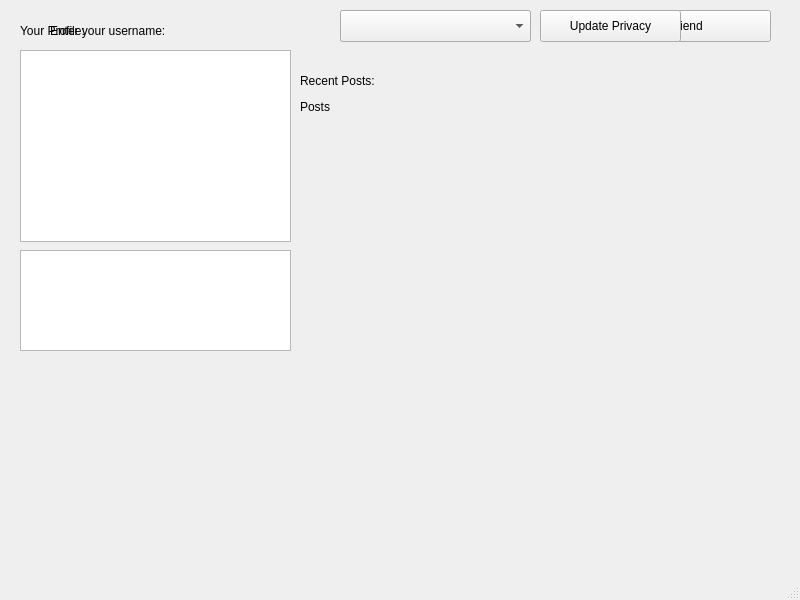
<?xml version="1.0" encoding="UTF-8"?>
<ui version="4.0">
 <class>MainWindow</class>
 <widget class="QMainWindow" name="MainWindow">
  <property name="geometry">
   <rect>
    <x>0</x>
    <y>0</y>
    <width>800</width>
    <height>600</height>
   </rect>
  </property>
  <property name="windowTitle">
   <string>MainWindow</string>
  </property>
  <widget class="QWidget" name="centralwidget">
   <widget class="QLabel" name="loginLabel">
    <property name="geometry">
     <rect>
      <x>50</x>
      <y>20</y>
      <width>271</width>
      <height>21</height>
     </rect>
    </property>
    <property name="text">
     <string>Enter your username:</string>
    </property>
   </widget>
   <widget class="QLineEdit" name="loginLineEdit">
    <property name="geometry">
     <rect>
      <x>50</x>
      <y>50</y>
      <width>141</width>
      <height>31</height>
     </rect>
    </property>
   </widget>
   <widget class="QPushButton" name="loginButton">
    <property name="geometry">
     <rect>
      <x>50</x>
      <y>90</y>
      <width>100</width>
      <height>32</height>
     </rect>
    </property>
    <property name="text">
     <string>Login</string>
    </property>
   </widget>
   <widget class="QLabel" name="profileLabel">
    <property name="geometry">
     <rect>
      <x>20</x>
      <y>20</y>
      <width>141</width>
      <height>21</height>
     </rect>
    </property>
    <property name="text">
     <string>Your Profile:</string>
    </property>
   </widget>
   <widget class="QPushButton" name="returnButton">
    <property name="geometry">
     <rect>
      <x>340</x>
      <y>10</y>
      <width>191</width>
      <height>32</height>
     </rect>
    </property>
    <property name="text">
     <string>Return to your profile</string>
    </property>
   </widget>
   <widget class="QPushButton" name="addFriendButton">
    <property name="geometry">
     <rect>
      <x>580</x>
      <y>10</y>
      <width>191</width>
      <height>32</height>
     </rect>
    </property>
    <property name="text">
     <string>Add friend</string>
    </property>
   </widget>
   <widget class="QLabel" name="postsLabel">
    <property name="geometry">
     <rect>
      <x>300</x>
      <y>100</y>
      <width>971</width>
      <height>241</height>
     </rect>
    </property>
    <property name="text">
     <string>Posts</string>
    </property>
    <property name="alignment">
     <set>Qt::AlignmentFlag::AlignLeading|Qt::AlignmentFlag::AlignLeft|Qt::AlignmentFlag::AlignTop</set>
    </property>
   </widget>
   <widget class="QTableWidget" name="friendsTable">
    <property name="geometry">
     <rect>
      <x>20</x>
      <y>50</y>
      <width>271</width>
      <height>192</height>
     </rect>
    </property>
   </widget>
   <widget class="QTableWidget" name="suggestedTable">
    <property name="geometry">
     <rect>
      <x>20</x>
      <y>250</y>
      <width>271</width>
      <height>101</height>
     </rect>
    </property>
   </widget>
   <widget class="QLabel" name="postsIndicator">
    <property name="geometry">
     <rect>
      <x>300</x>
      <y>70</y>
      <width>141</width>
      <height>21</height>
     </rect>
    </property>
    <property name="text">
     <string>Recent Posts:</string>
    </property>
   </widget>
   <widget class="QComboBox" name="privacyDropdown">
    <property name="geometry">
     <rect>
      <x>340</x>
      <y>10</y>
      <width>191</width>
      <height>32</height>
     </rect>
    </property>
   </widget>
   <widget class="QPushButton" name="privacyButton">
    <property name="geometry">
     <rect>
      <x>540</x>
      <y>10</y>
      <width>141</width>
      <height>32</height>
     </rect>
    </property>
    <property name="text">
     <string>Update Privacy</string>
    </property>
   </widget>
  </widget>
  <widget class="QMenuBar" name="menubar">
   <property name="geometry">
    <rect>
     <x>0</x>
     <y>0</y>
     <width>800</width>
     <height>37</height>
    </rect>
   </property>
  </widget>
  <widget class="QStatusBar" name="statusbar"/>
 </widget>
 <resources/>
 <connections/>
</ui>
